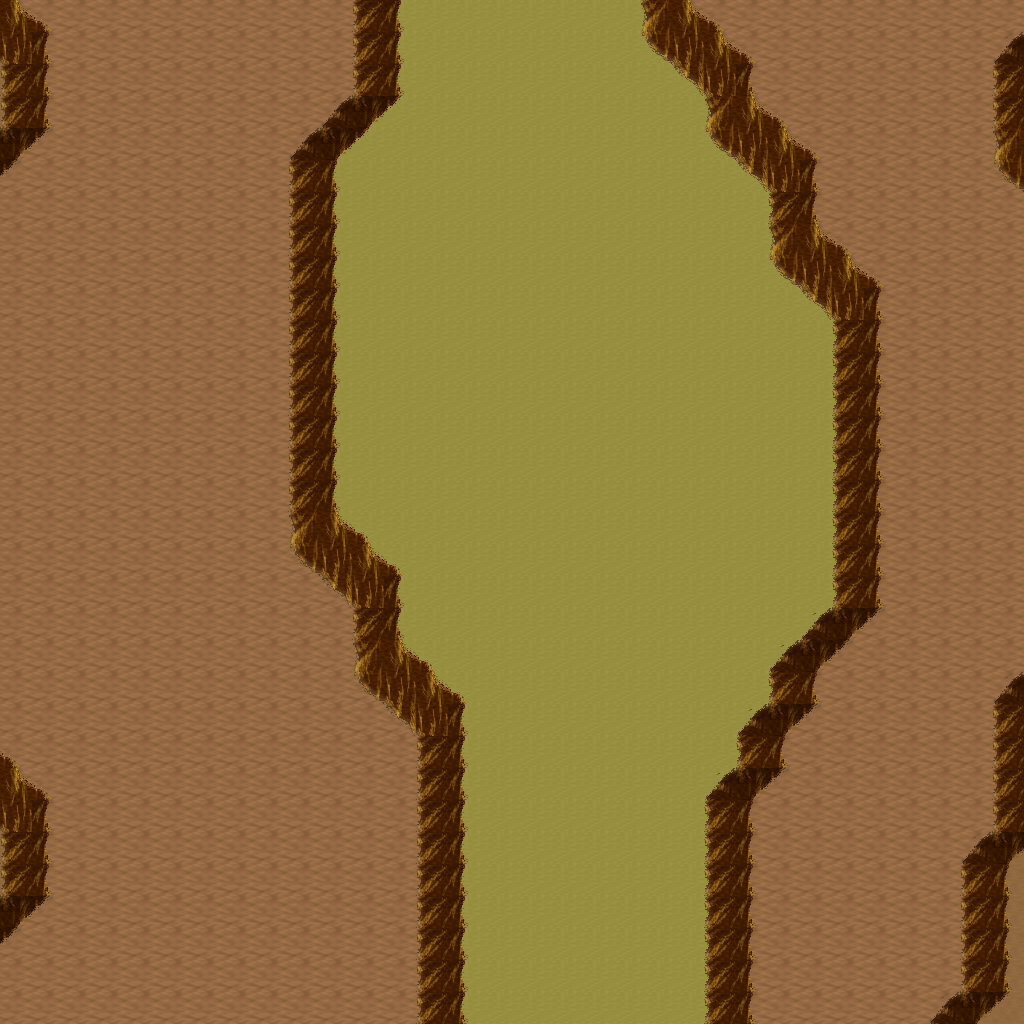

A 2D game scene composited from a Tiled map and its tileset images. What follows is a short description and the map's XML, with each tile layer's data collapsed to a summary:
An orthogonal 32x32 tile map with 32x32 px tiles, 5 tile layers (Ground, Objects, Objects2, Above, ...), 1 hidden layer not drawn, 8 tilesets.

<map version="1.10" tiledversion="1.11.0" orientation="orthogonal" renderorder="right-down" width="32" height="32" tilewidth="32" tileheight="32" infinite="0" nextlayerid="11" nextobjectid="1">
 <tileset firstgid="1" name="logic_collision" tilewidth="32" tileheight="32" tilecount="1" columns="1">
  <image source="../drawable/logic_collision.png" width="32" height="32" />
 </tileset>
 <tileset firstgid="2" name="ground_ground" tilewidth="32" tileheight="32" tilecount="33" columns="3">
  <image source="../drawable/ground_ground.png" width="96" height="352" />
 </tileset>
 <tileset firstgid="35" name="ground_ridge_earth_pale" tilewidth="32" tileheight="32" tilecount="96" columns="12">
  <image source="../drawable/ground_ridge_earth_pale.png" width="384" height="256" />
 </tileset>
 <tileset firstgid="131" name="ground_ridge_earth_dark" tilewidth="32" tileheight="32" tilecount="96" columns="12">
  <image source="../drawable/ground_ridge_earth_dark.png" width="384" height="256" />
 </tileset>
 <tileset firstgid="227" name="terrain_desert" tilewidth="32" tileheight="32" tilecount="88" columns="8">
  <image source="../drawable/terrain_desert.png" width="256" height="352" />
 </tileset>
 <tileset firstgid="315" name="plant_tree_tree_darkgreen" tilewidth="32" tileheight="32" tilecount="88" columns="8">
  <image source="../drawable/plant_tree_tree_darkgreen.png" width="256" height="352" />
 </tileset>
 <tileset firstgid="403" name="plant_cactus_2" tilewidth="32" tileheight="32" tilecount="10" columns="5">
  <image source="../drawable/plant_cactus_2.png" width="160" height="64" />
 </tileset>
 <tileset firstgid="413" name="ground_sand_2" tilewidth="32" tileheight="32" tilecount="15" columns="5">
  <image source="../drawable/ground_sand_2.png" width="160" height="96" />
 </tileset>
 <layer id="1" name="Ground" width="32" height="32">
  <data>[1024 cells, 1024 non-empty, 3 distinct tile ids]</data>
 </layer>
 <layer id="2" name="Objects" width="32" height="32">
  <data>[1024 cells, 200 non-empty, 11 distinct tile ids]</data>
 </layer>
 <layer id="3" name="Objects2" width="32" height="32">
  <data>[1024 cells, 0 non-empty, 0 distinct tile ids]</data>
 </layer>
 <layer id="4" name="Above" width="32" height="32">
  <data>[1024 cells, 0 non-empty, 0 distinct tile ids]</data>
 </layer>
 <layer id="5" name="Above2" width="32" height="32">
  <data>[1024 cells, 0 non-empty, 0 distinct tile ids]</data>
 </layer>
 <layer id="6" name="Walkable" width="32" height="32" visible="0">
  <data>[1024 cells, 96 non-empty, 1 distinct tile ids]</data>
 </layer>
 <objectgroup id="7" name="Mapevents" />
 <objectgroup id="8" name="Spawn" />
 <objectgroup id="9" name="Keys" />
 <objectgroup id="10" name="Replace" />
</map>
